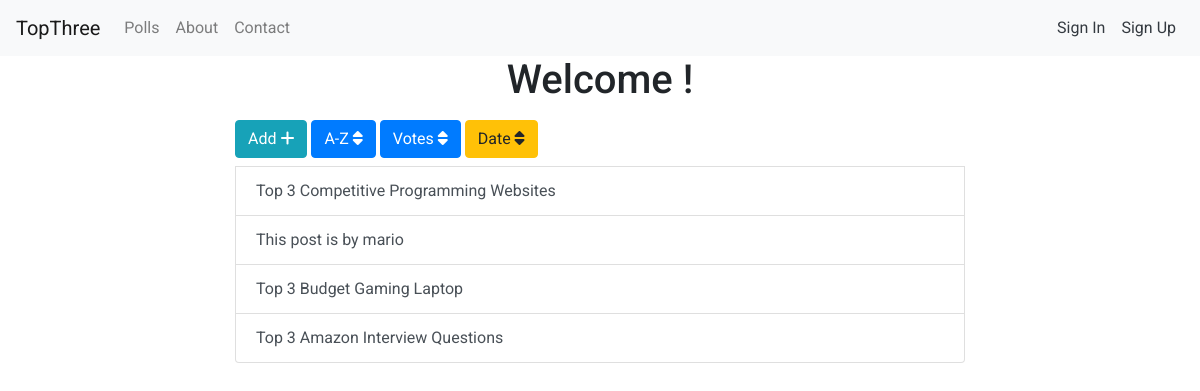
The app's page /polls/list/?date=True, older data.
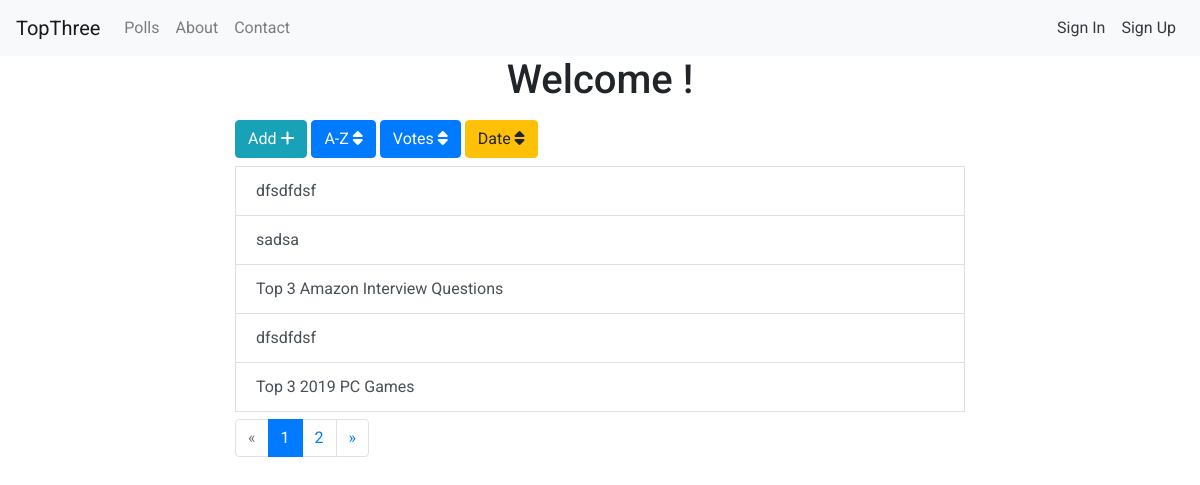
The same page, newer data.
### polls/models.py (models this page shows, shortened)
class Poll(models.Model):
    owner = models.ForeignKey(User, on_delete = models.CASCADE, default = 1)
    text = models.CharField(max_length = 255)
    pub_date = models.DateField()

### polls/views.py (the view)
# urls.py: path('list/', views.poll_list, name = 'list'),
def poll_list(request):
    polls = Poll.objects.all();
    if 'sort-a-z' in request.GET:
        print("This is from sort-a-z")
        polls = polls.order_by('text')
    if 'date' in request.GET:
        print("This is from date")
        polls = polls.order_by('-pub_date')
    if 'votes' in request.GET:
        polls = polls.annotate(Count('vote')).order_by('-vote__count')
    paginator = paginator = Paginator(polls, 5)
    page = request.GET.get('page')
    polls = paginator.get_page(page)
    get_dict_copy = request.GET.copy()
    params = get_dict_copy.pop('page', True) and get_dict_copy.urlencode()
    context = {'polls' : polls, 'params': params}
    return render(request, 'polls/poll_list.html', context)

### polls/templates/polls/poll_list.html (shortened to what this page needs)
{% extends 'base.html' %}
{% block content %}
  <div class="container">
    <h1 class="text-center">Welcome !</h1>
    <div class="list-group">
      <div class="row">
        <div class="col-sm-8 offset-sm-2">
            <a href="{%url 'polls:add'%}"class="btn btn-info my-2">Add <i class="fas fa-plus"></i></a>
             <a href="?sort-a-z=True"class="btn btn-{% if 'sort-a-z' in request.GET %}warning{% else %}primary{% endif %} my-2">A-Z <i class="fas fa-sort"></i></a>
             <a href="?votes=True"class="btn btn-{% if 'votes' in request.GET %}warning{% else %}primary{% endif %} my-2">Votes <i class="fas fa-sort"></i></a>
             <a href="?date=True"class="btn btn-{% if 'date' in request.GET %}warning{% else %}primary{% endif %} my-2">Date <i class="fas fa-sort"></i></a>
          {% for poll in polls %}
            <a href="{% url 'polls:details' poll.id %}" class="list-group-item list-group-item-action">{{ poll.text }}</a>
          {% endfor %}
          {% if polls.has_other_pages %}
          <ul class="pagination my-2">
            {% if polls.has_previous %}
             <li class="page-item">
                <li class="page-item"><a class="page-link" href="?page={{ polls.previous_page_number }}&{{params}}">&laquo;</a></li>
              </li>
            {% else %}
              <li class="page-item disabled">
                <span class="page-link">&laquo;</span>
              </li>
            {% endif %}
              {% for i in polls.paginator.page_range %}
                {% if polls.number == i %}
                  <li class="active page-item"><span class="page-link">{{ i }} <span class="sr-only">(current)</span></span></li>
                {% else %}
                  <li class="page-item"><a class="page-link" href="?page={{ i }}&{{params}}">{{ i }}</a></li>
                {% endif %}
              {% endfor %}
            {% if polls.has_next %}
              <li class="page-item"><a class="page-link" href="?page={{ polls.next_page_number }}&{{params}}">&raquo;</a></li>
            {% else %}
              <li class="page-item disabled">
                <span class="page-link">&raquo;</span>
              </li>
            {% endif %}
          </ul>
        {% endif %}
        </div>
      </div>
    </div>
  </div>
{% endblock %}

Row changes from the older to the newer data that the page shows:
no longer on this page (row unchanged): Poll: text "Top 3 Competitive Programming Websites"
no longer on this page (row unchanged): Poll: text "This post is by mario"
no longer on this page (row unchanged): Poll: text "Top 3 Budget Gaming Laptop"
added Poll: text "dfsdfdsf"
added Poll: text "sadsa"
added Poll: text "dfsdfdsf"
added Poll: text "Top 3 2019 PC Games"
Text that changed along with them:
new list line: "1"
new list line: "2"
